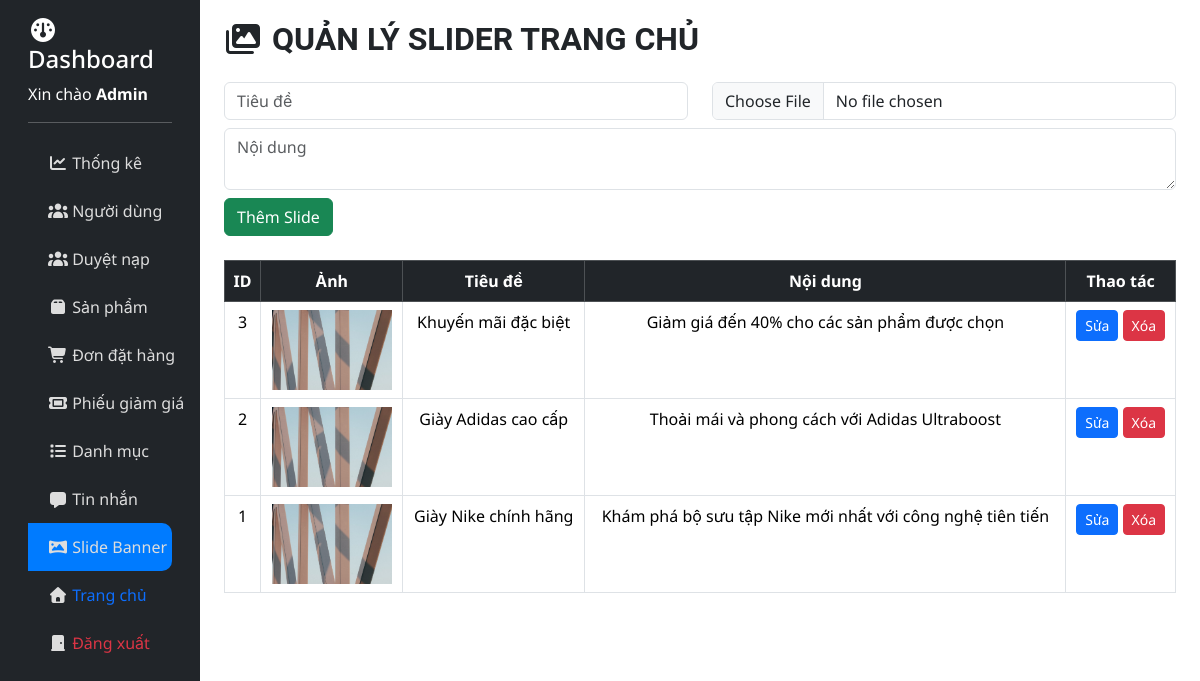
Screenshot of /admin/manage_carousel.php (signed in) with the database file from the repository.
### tables this page shows
CREATE TABLE IF NOT EXISTS `carousel_home` (
  `id` int NOT NULL AUTO_INCREMENT,
  `title` varchar(255) DEFAULT NULL,
  `text` text,
  `image` varchar(500) NOT NULL,
  `created_at` timestamp DEFAULT CURRENT_TIMESTAMP,
  `updated_at` timestamp DEFAULT CURRENT_TIMESTAMP ON UPDATE CURRENT_TIMESTAMP,
  PRIMARY KEY (`id`)
);

### admin/manage_carousel.php (the view, shortened to what this page needs)
<?php
include("../configs/db.php");
$list = $conn->query("SELECT * FROM carousel_home ORDER BY id DESC");
?>
<!DOCTYPE html>
<html lang="vi">
<head>
    <link href="https://cdn.jsdelivr.net/npm/bootstrap@5.3.3/dist/css/bootstrap.min.css" rel="stylesheet">
    <link rel="stylesheet" href="https://cdnjs.cloudflare.com/ajax/libs/font-awesome/7.0.1/css/all.min.css"
 />
    <link href="../assets/css/style.css" rel="stylesheet">
</head>
<body>
    <div class="container-fluid">
        <div class="row">
            <?php include("../layout/admin_header.php") ?>
            <main class="col-12 col-md-10 ms-sm-auto px-md-4 dashboard-content">
                <h2 class="mb-4"><i class="fa-solid fa-images"></i> Quản lý Slider Trang chủ</h2>
                <form method="post" enctype="multipart/form-data" class="mb-4">
                    <div class="row mb-2">
                        <div class="col"><input name="title" class="form-control" placeholder="Tiêu đề" required></div>
                        <div class="col"><input type="file" name="image" class="form-control" required></div>
                    </div>
                    <textarea name="text" class="form-control mb-2" placeholder="Nội dung"></textarea>
                    <button type="submit" name="add" class="btn btn-success">Thêm Slide</button>
                </form>
                <div class="table-list-manage" style="max-height: 80vh;">
                    <table class="table table-bordered text-center">
                        <thead class="table-dark">
                            <tr>
                                <th>ID</th>
                                <th>Ảnh</th>
                                <th>Tiêu đề</th>
                                <th>Nội dung</th>
                                <th>Thao tác</th>
                            </tr>
                        </thead>
                        <tbody>
                            <?php while ($row = $list->fetch_assoc()): ?>
                                <tr>
                                    <td><?= $row['id'] ?></td>
                                    <td><img src="<?= $row['image'] ?>" width="120"></td>
                                    <td><?= htmlspecialchars($row['title']) ?></td>
                                    <td><?= htmlspecialchars($row['text']) ?></td>
                                    <td>
                                        <button class="btn btn-sm btn-primary" data-bs-toggle="modal"
                                            data-bs-target="#edit<?= $row['id'] ?>">Sửa</button>
                                        <a href="?delete=<?= $row['id'] ?>" class="btn btn-sm btn-danger"
                                            onclick="return confirm('Xóa slide này?')">Xóa</a>
                                    </td>
                                </tr>
                            <?php endwhile; ?>
                        </tbody>
                    </table>
                </div>
            </main>
        </div>
    </div>
</body>
</html>

### assets/css/style.css (style rules this page uses)
* { font-family: "Noto Sans", -apple-system, BlinkMacSystemFont, "Segoe UI", Roboto, "Helvetica Neue", Arial, sans-serif; }
h2 { font-size: 32px; font-weight: bold; text-transform: uppercase; line-height: 1.2; font-family: "Roboto", Arial, sans-serif; }
.dashboard-content { padding: 20px; max-height: 100vh; overflow-x: hidden; overflow-y: auto; }
.table-list-manage { max-height: 65vh; overflow-y: auto; overflow-x: hidden; }
.table-dark tr th { white-space: nowrap; overflow: hidden; text-overflow: ellipsis; }

### rows the page displays
carousel_home: id "3", image (picture), title "Khuyến mãi đặc biệt", text "Giảm giá đến 40% cho các sản phẩm được chọn"
carousel_home: id "2", image (picture), title "Giày Adidas cao cấp", text "Thoải mái và phong cách với Adidas Ultraboost"
carousel_home: id "1", image (picture), title "Giày Nike chính hãng", text "Khám phá bộ sưu tập Nike mới nhất với công nghệ tiên tiến"

### other values shown
$_SESSION['full_name'] "Admin"
